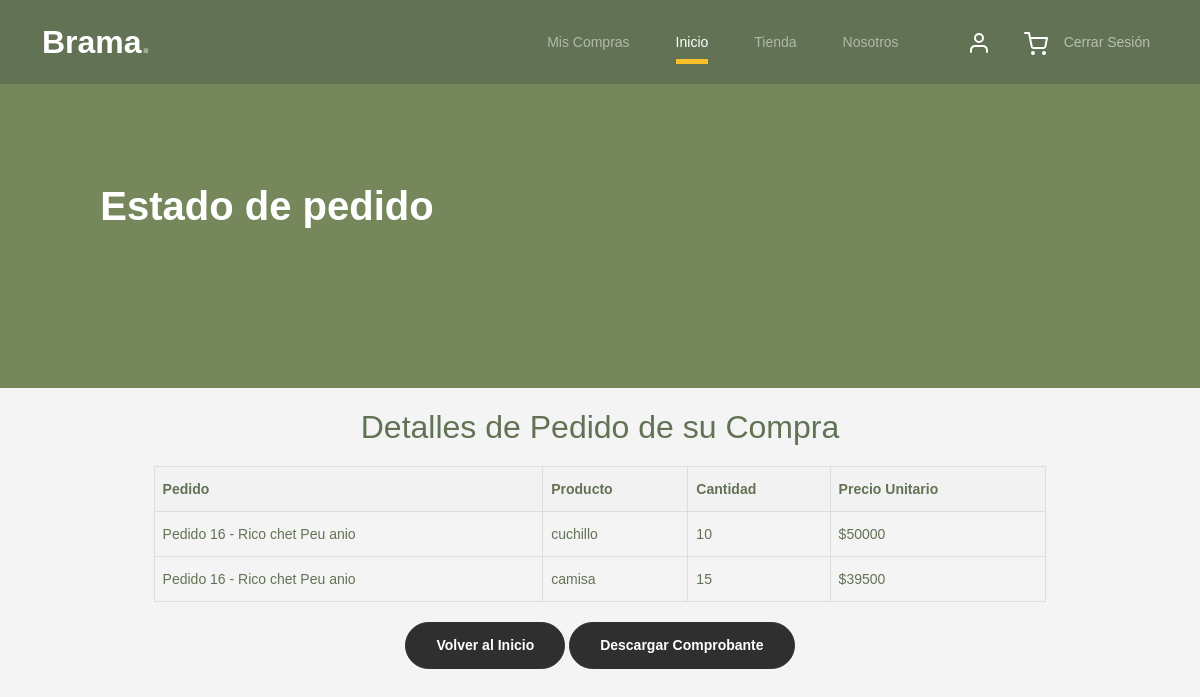
The app's page /detallepedido/16 with its own data.
### aplicacion/models.py (models this page shows, shortened)
class DetallePedido(models.Model):
    pedido = models.ForeignKey(Pedido, on_delete=models.CASCADE)
    producto = models.ForeignKey(Producto, on_delete=models.CASCADE)
    cantidad = models.IntegerField(default=1)

class Pedido(models.Model):
    usuario = models.ForeignKey(Usuario, on_delete=models.PROTECT)
    id = models.AutoField(primary_key=True)
    nombre_cliente = models.CharField(max_length=100)
    direccion = models.CharField(max_length=200)
    correo = models.EmailField()
    celular = models.CharField(max_length=20)
    region = models.CharField(max_length=25, choices=REGIONES, default='CONCEPCION')
    fecha_pedido = models.DateField(auto_now_add=True)
    boleta = models.CharField(max_length=15, choices=[
        ('sin_boleta', 'Sin boleta'),
        ('con_boleta', 'Con boleta'),
    ])
    estado = models.CharField(max_length=20, choices=[
        ('cancelado', 'Cancelado'),
        ('en_proceso', 'En Proceso'),
        ('finalizado', 'Finalizado'),
    ], default='en_proceso')
    adicional = models.TextField(blank=True, null=True)  # Añadimos el campo adicional
    def __str__(self):
        return f"Pedido {self.id} - {self.nombre_cliente}"

class Producto(models.Model):
    cod_producto = models.AutoField(primary_key=True)
    nombre = models.CharField(max_length=50)
    tipo_producto = models.CharField(max_length=10, choices=TIPO_PRODUCTO, default='OTRO PRODUCTO')
    tipo_municion = models.CharField(max_length=100, choices=TIPO_MUNICION, default='OTRO')
    precio = models.IntegerField(validators=[MinValueValidator(1000), MaxValueValidator(999999999)])
    stock = models.IntegerField(default=0)
    imagen = models.ImageField(upload_to='productos', null=True)
    def __str__(self):
        return self.nombre

### aplicacion/views.py (the view)
# urls.py: path('detallepedido/<int:id>', detallepedido, name='detallepedido'),
def detallepedido(request,id):
    detallepedido = get_list_or_404(DetallePedido, pedido_id=id)
    datos = {
        'detallepedido':detallepedido
    }
    return render(request, "aplicacion/detallepedido.html",datos)

### aplicacion/templates/aplicacion/detallepedido.html (shortened to what this page needs)
{% load static %}
<!DOCTYPE html>
<html lang="es">
<head>
    <link rel="stylesheet" href="{% static 'aplicacion/css/bootstrap.min.css' %}">
    <link href="https://cdnjs.cloudflare.com/ajax/libs/font-awesome/6.0.0-beta3/css/all.min.css" rel="stylesheet">
    <link rel="stylesheet" href="{% static 'aplicacion/css/tiny-slider.css' %}">
    <link rel="stylesheet" href="{% static 'aplicacion/css/style.css' %}">
    <link rel="stylesheet" href="{% static 'aplicacion/css/styleestadopedido.css' %}">
</head>
<body>
    <nav class="custom-navbar navbar navbar-expand-md navbar-dark bg-dark" arial-label="Furni navigation bar">
        <div class="container">
            <a class="navbar-brand" href="{% url 'index' %}">Brama<span>.</span></a>
            <div class="collapse navbar-collapse" id="navbarsFurni">
                <ul class="custom-navbar-nav navbar-nav ms-auto mb-2 mb-md-0">
                    <li><a class="nav-link" href="{% url 'miscompras' %}">Mis Compras</a></li>
                    <li class="nav-item active"><a class="nav-link" href="{% url 'index' %}">Inicio</a></li>
                    <li><a class="nav-link" href="{% url 'shop' %}">Tienda</a></li>
                    <li><a class="nav-link" href="{% url 'about' %}">Nosotros</a></li>
                </ul>
                <ul class="custom-navbar-cta navbar-nav mb-2 mb-md-0 ms-5">
                    <li><a class="nav-link" href="{% url 'login' %}"><img src="{% static 'aplicacion/img/user.svg' %}"></a></li>
                    <li><a class="nav-link" href="{% url 'cart' %}"><img src="{% static 'aplicacion/img/cart.svg' %}"></a></li>
                    <li><a class="nav-link" href="{% url 'salir' %}">Cerrar Sesión</a></li>
                </ul>
            </div>
        </div>
    </nav>
    <div class="hero">
        <div class="container">
            <div class="row justify-content-between">
                <div class="col-lg-5">
                    <div class="intro-excerpt">
                        <h1>Estado de pedido</h1>
                    </div>
                </div>
                <div class="col-lg-7"></div>
            </div>
        </div>
    </div>
    <div class="container">
        <div class="details">
            <h2>Detalles de Pedido de su Compra</h2>
            <table>
                <tr>
                    <th>Pedido</th>
                    <th>Producto</th>
                    <th>Cantidad</th>
                    <th>Precio Unitario</th>
                </tr>
                {% for detallepedido in detallepedido %}
                <tr>
                    <td>{{ detallepedido.pedido }}</td>
                    <td>{{ detallepedido.producto }}</td>
                    <td>{{ detallepedido.cantidad }}</td>
                    <td>${{ detallepedido.producto.precio }}</td>
                </tr>
                {% endfor %}
            </table>
        </div>
        <p>
            <a href="{% url 'index' %}" class="btn btn-sm btn-outline-black">Volver al Inicio</a>
            <button id="descargar-comprobante-btn" class="btn btn-sm btn-outline-black">Descargar Comprobante</button>
        </p>
    </div>
</body>
</html>

### aplicacion/static/aplicacion/css/style.css (style rules this page uses)
body { overflow-x: hidden; position: relative; }
body { font-family: "Inter", sans-serif; font-weight: 400; line-height: 28px; color: #6a6a6a; font-size: 14px; background-color: #eff2f1; }
a { text-decoration: none; -webkit-transition: .3s all ease; -o-transition: .3s all ease; transition: .3s all ease; color: #2f2f2f; text-decoration: underline; }
.custom-navbar { background: #627254 !important; padding-top: 20px; padding-bottom: 20px; }
.custom-navbar .navbar-brand { font-size: 32px; font-weight: 600; }
.custom-navbar .navbar-brand > span { opacity: .4; }
@media (min-width: 992px) { .custom-navbar .custom-navbar-nav li { margin-left: 15px; margin-right: 15px; } }
.custom-navbar .custom-navbar-nav li a { font-weight: 500; color: #ffffff !important; opacity: .5; -webkit-transition: .3s all ease; -o-transition: .3s all ease; transition: .3s all ease; position: relative; }
@media (min-width: 768px) { .custom-navbar .custom-navbar-nav li a:before { content: ""; position: absolute; bottom: 0; left: 8px; right: 8px; background: #f9bf29; height: 5px; opacity: 1; visibility: visible; width: 0; -webkit-transition: .15s all ease-out; -o-transition: .15s all ease-out; transition: .15s all ease-out; } }
.custom-navbar .custom-navbar-nav li.active a { opacity: 1; }
.custom-navbar .custom-navbar-nav li.active a:before { width: calc(100% - 16px); }
.custom-navbar .custom-navbar-cta { margin-left: 0 !important; -webkit-box-orient: horizontal; -webkit-box-direction: normal; -ms-flex-direction: row; flex-direction: row; }
@media (min-width: 768px) { .custom-navbar .custom-navbar-cta { margin-left: 40px !important; } }
.custom-navbar .custom-navbar-cta li { margin-left: 0px; margin-right: 0px; }
.custom-navbar .custom-navbar-cta li:first-child { margin-right: 20px; }
.hero { background: #76885B; padding: calc(4rem - 30px) 0 0rem 0; }
@media (min-width: 768px) { .hero { padding: calc(4rem - 30px) 0 4rem 0; } }
@media (min-width: 992px) { .hero { padding: calc(8rem - 30px) 0 8rem 0; } }
.hero .intro-excerpt { position: relative; z-index: 4; }
@media (min-width: 992px) { .hero .intro-excerpt { max-width: 450px; } }
.hero h1 { font-weight: 700; color: #ffffff; margin-bottom: 30px; }
.btn { font-weight: 600; padding: 12px 30px; border-radius: 30px; color: #ffffff; background: #2f2f2f; border-color: #2f2f2f; }
:root { --dark-green: #627254; --light-green: #76885B; --gray: #DDDDDD; --light-gray: #EEEEEE; }
body { background-color: var(--light-gray); color: var(--dark-green); }
h1 { color: var(--light-green); }
body { font-family: 'Roboto', sans-serif; background-color: #EEEEEE; }
h1 { color: #627254; font-weight: 700; }

### aplicacion/static/aplicacion/css/styleestadopedido.css (style rules this page uses)
body { font-family: Arial, sans-serif; text-align: center; background-color: #f4f4f4; }
h1 { color: #333; }
p { color: #666; }
.details { margin-top: 20px; }
table { width: 80%; margin: 20px auto; border-collapse: collapse; }
th, td { border: 1px solid #dddddd; padding: 8px; text-align: left; }
th { background-color: #f2f2f2; }

### records on screen
DetallePedido: pedido "Pedido 16 - Rico chet Peu anio", producto "cuchillo", cantidad "10", producto.precio "50000"
DetallePedido: pedido "Pedido 16 - Rico chet Peu anio", producto "camisa", cantidad "15", producto.precio "39500"
